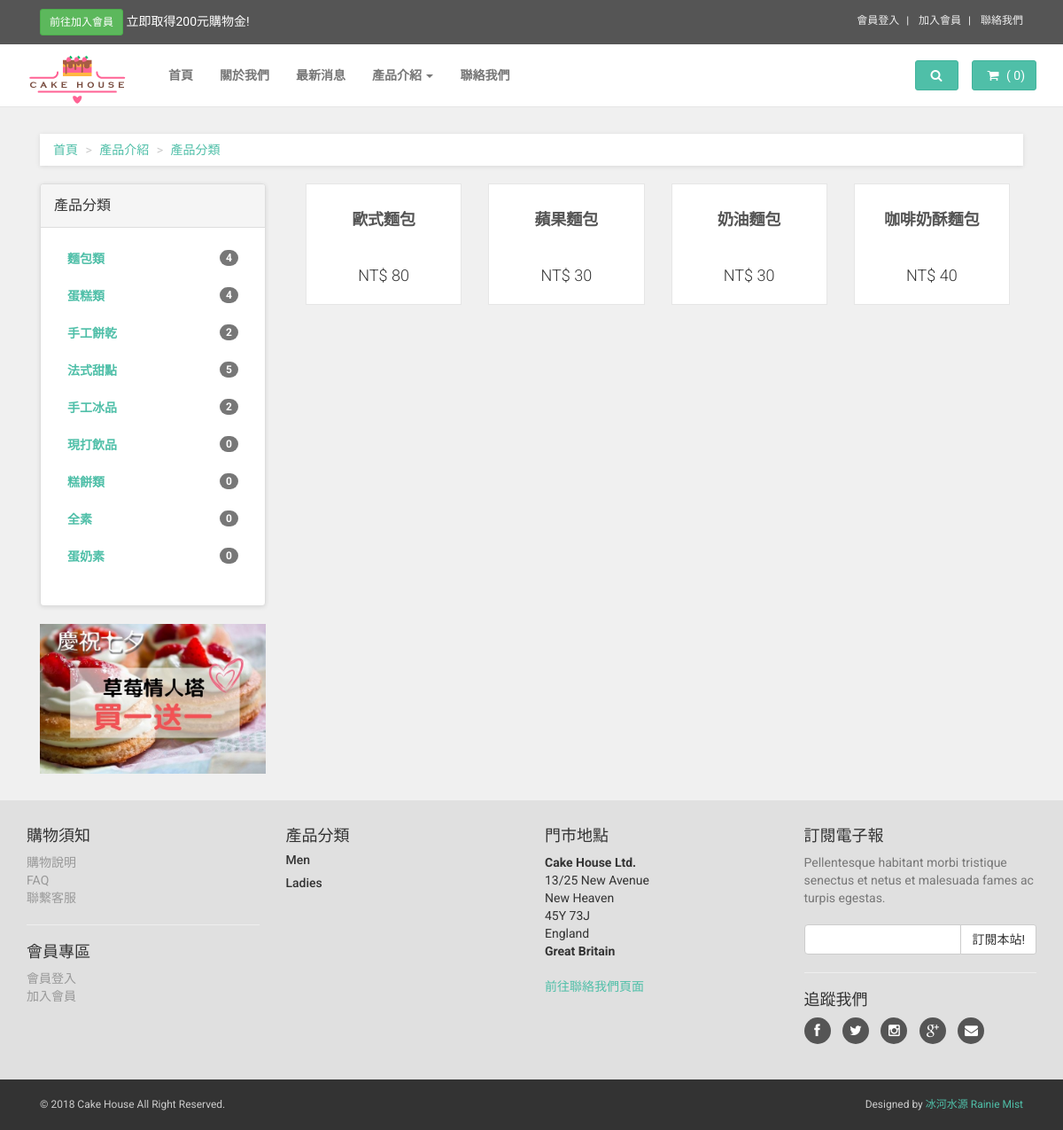
The app's page /frontend/products_list.php?cat=1, older data.
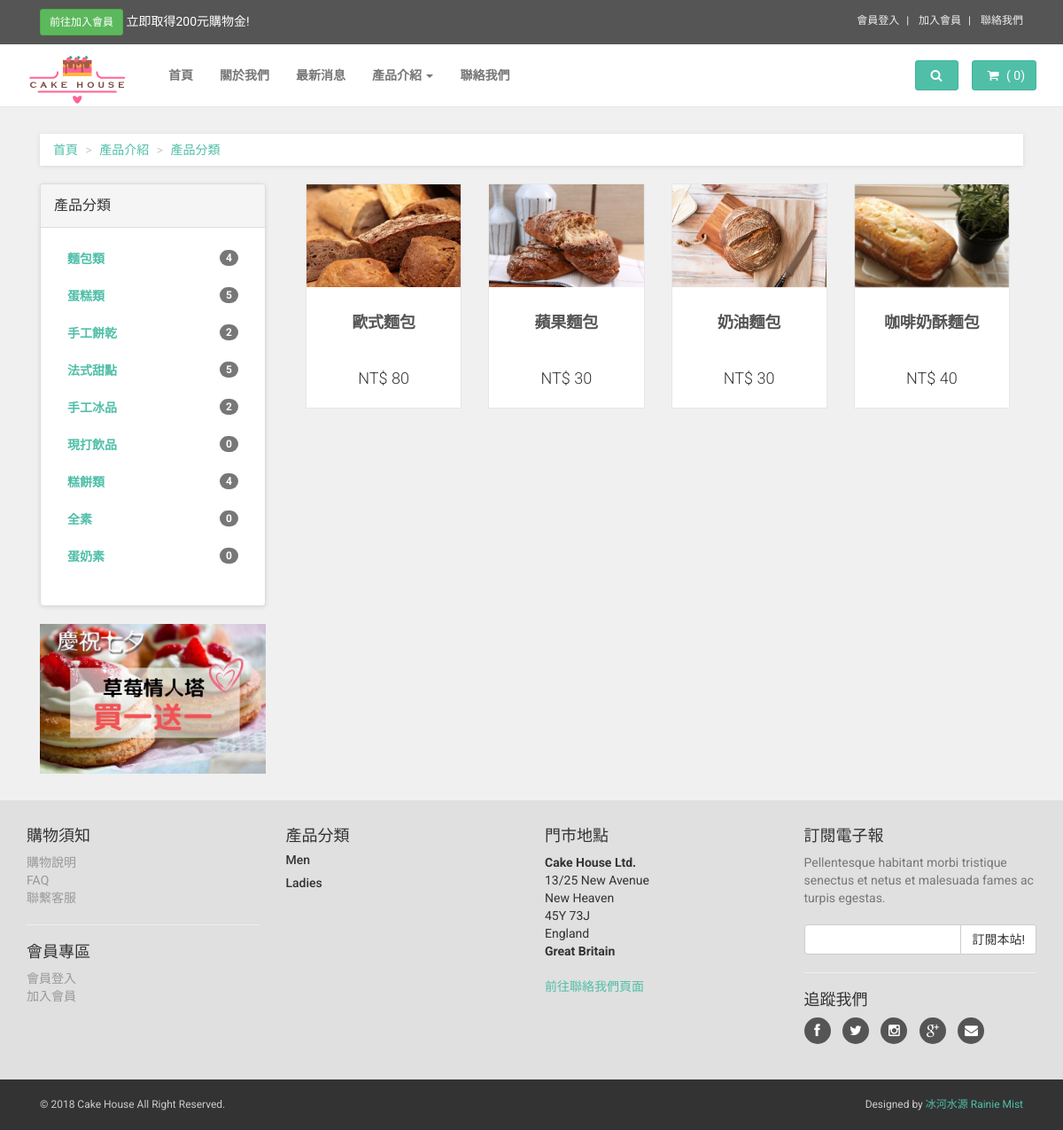
The same page, newer data.
### tables this page shows
CREATE TABLE IF NOT EXISTS `product_categories` (
  `product_categories_id` int(11) NOT NULL,
  `category` varchar(255) NOT NULL,
  `created_at` varchar(255) DEFAULT NULL,
  `updated_at` varchar(255) DEFAULT NULL,
  `order` int(11) NOT NULL,
  `series_id` int(11) NOT NULL
);

CREATE TABLE IF NOT EXISTS `products` (
  `products_id` int(11) NOT NULL,
  `product_categories_id` int(11) NOT NULL,
  `picture` varchar(255) DEFAULT NULL,
  `name` varchar(255) NOT NULL,
  `description` text NOT NULL,
  `price` varchar(255) NOT NULL,
  `created_at` varchar(255) DEFAULT NULL,
  `updated_at` varchar(255) DEFAULT NULL,
  `type` int(11) NOT NULL
);

### frontend/products_list.php (the view, shortened to what this page needs)
<?php session_start();
require('../connection/connection.php');
$query = $db->query("SELECT * FROM products WHERE product_categories_id=".$_GET['cat']);
$products_list = $query->fetchAll(PDO::FETCH_ASSOC); ?>
<!DOCTYPE html>
<html lang="en">
<head>
    <?php require_once('template/head_files.php'); ?>
</head>
<body>
<?php require_once('template/navbar.php'); ?>
    <div id="all">
        <div id="content">
            <div class="container">
                <div class="col-md-12">
                    <ul class="breadcrumb">
                        <li><a href="../index.php">首頁</a>
                        </li>
                        <li><a href="#">產品介紹</a>
                        </li>
                        <li><a href="#">產品分類</a>
                        </li>
                    </ul>
                </div>
                <div class="col-md-3">
                    <div class="panel panel-default sidebar-menu">
                        <div class="panel-heading">
                            <h3 class="panel-title">產品分類</h3>
                        </div>
                        <div class="panel-body">
                            <ul class="nav nav-pills nav-stacked category-menu">
                            <?php foreach($categories as $side_categories){
                                    $query = $db->query("SELECT * FROM products WHERE product_categories_id=".$side_categories['product_categories_id']);
                                    $total_products = count ($query->FetchAll(PDO::FETCH_ASSOC));
                                    ?>
                                <li>
                                    <a href="products_list.php?cat=<?php echo $side_categories['product_categories_id'];?>">
                                    <?php echo $side_categories['category']; ?><span class="badge pull-right"><?php echo $total_products; ?></span></a>
                                </li>
                                <?php } ?>
                            </ul>
                        </div>
                    </div>
                    <div class="banner">
                        <a href="#">
                        <img src="../images/ad-banner.jpg" alt="" class="img-responsive">
                        </a>
                    </div>
                </div>
                <div id="hot">
                <div class="col-md-9">
                <div class="row same-height-row">
                        <div class="col-sm-12">
     <?php foreach ($products_list as $products){ ?>
            <div class="col-sm-3">
                            <div class="product same-height">
                                <div class="flip-container">
                                    <div class="flipper">
                                        <div class="front">
                                            <a href="products.php?id=<?php echo $products['products_id']; ?>">
                                                <img src="../uploads/products/<?php echo $products['picture']; ?>" alt="" class="img-responsive">
                                            </a>
                                        </div>
                                        <div class="back">
                                            <a href="products.php?id=<?php echo $products['products_id']; ?>">
                                            </a>
                                        </div>
                                    </div>
                                </div>
                                <div class="text">
                                    <h3><a href="products.php?id=<?php echo $products['products_id']; ?>"><?php echo $products['name']; ?></a></h3>
                                    <p class="price">NT$ <?php echo $products['price']; ?></p>
                                </div>
                            </div>
                        </div>
    <?php } ?>
                </div>
        </div>
         </div>
</div>
</div>
                        </div>
                    </div>
       <?php require_once('template/footer.php'); ?>
</body>
</html>

Row changes from the older to the newer data that the page shows:
computed for product_categories "蛋糕類": total_products "4" → "5"
computed for product_categories "糕餅類": total_products "0" → "4"
changed products "歐式麵包": picture: picture added
changed products "蘋果麵包": picture: picture added
changed products "奶油麵包": picture: picture added
changed products "咖啡奶酥麵包": picture: picture added
